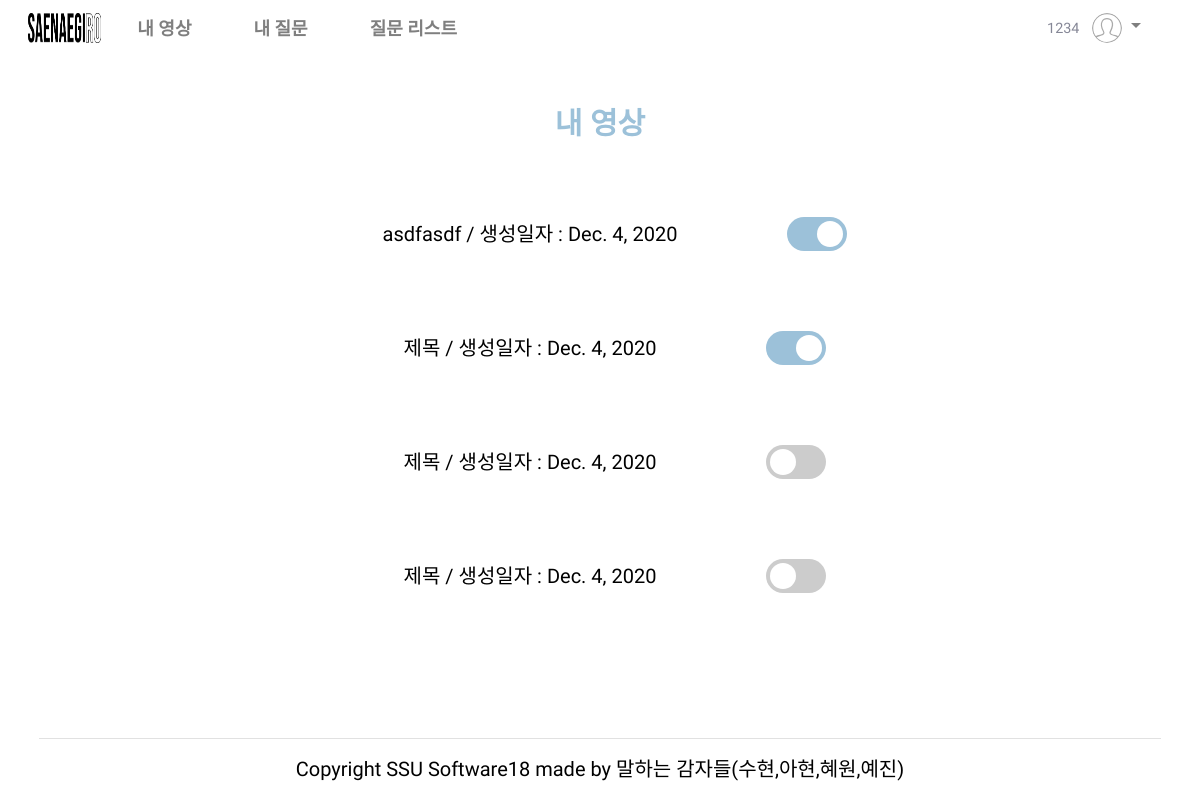
Page /website/myVideo/ (signed in) on the committed database.
### website/models.py (models this page shows, shortened)
class Report(models.Model):  # 수정필요
    id = models.AutoField(
        primary_key=True,
        unique=True,
        editable=False,
        verbose_name='pk'
    )
    title = models.CharField(max_length=100, default='제목', verbose_name='제목')
    question1 = models.CharField(max_length=50000, blank=True, null=True, verbose_name='질문1')
    question2 = models.CharField(max_length=50000, blank=True, null=True, verbose_name='질문2')
    question3 = models.CharField(max_length=50000, blank=True, null=True, verbose_name='질문3')
    video1 = models.FileField(blank=True, null=True, upload_to="videos",verbose_name='영상1')
    video2 = models.FileField(blank=True, null=True, upload_to="videos",verbose_name='영상2')
    video3 = models.FileField(blank=True, null=True, upload_to="videos",verbose_name='영상3')
    audio1 = models.FileField(blank=True, null=True, upload_to="videos",verbose_name='음성1')
    audio2 = models.FileField(blank=True, null=True, upload_to="videos",verbose_name='음성2')
    audio3 = models.FileField(blank=True, null=True, upload_to="videos",verbose_name='음성3')
    script1 = models.CharField(max_length=50000, blank=True, null=True, verbose_name='스크립트1')
    script2 = models.CharField(max_length=50000, blank=True, null=True, verbose_name='스크립트2')
    script3 = models.CharField(max_length=50000, blank=True, null=True, verbose_name='스크립트3')
    adverb1 = jsonfield.JSONField()
    adverb2 = jsonfield.JSONField()
    adverb3 = jsonfield.JSONField()
    repetition1 = jsonfield.JSONField()
    repetition2 = jsonfield.JSONField()
    repetition3 = jsonfield.JSONField()
    speed1 = models.FloatField(blank=True, null=True, verbose_name='말하기 속도1')
    speed2 = models.FloatField(blank=True, null=True, verbose_name='말하기 속도2')
    speed3 = models.FloatField(blank=True, null=True, verbose_name='말하기 속도3')
    sCorrect1 = models.CharField(max_length=10000, blank=True, null=True,  verbose_name='말하기 속도1')
    sCorrect2 = models.CharField(max_length=10000, blank=True, null=True,  verbose_name='말하기 속도2')
    sCorrect3 = models.CharField(max_length=10000, blank=True, null=True,  verbose_name='말하기 속도3')
    comment1 = models.CharField(max_length=10000, blank=True, null=True, verbose_name='댓글1')
    comment2 = models.CharField(max_length=10000, blank=True, null=True, verbose_name='댓글2')
    comment3 = models.CharField(max_length=10000, blank=True, null=True, verbose_name='댓글3')
    pub_date = models.DateField(auto_now_add=True, verbose_name='날짜')
    student = models.ForeignKey(User, on_delete=models.CASCADE)
    teacher = models.ForeignKey(Teacher,null=True, blank=True, on_delete=models.CASCADE)
    share = models.BooleanField(default=False, verbose_name='공유')

### website/views.py (the view)
# urls.py: path('myVideo/', views.myVideo, name='myVideo'),
@csrf_exempt
def myVideo(request):
    try:
        print(request.session.get('user'))
        report = Report.objects.filter(student=request.session.get('user'))
        return render(request, 'myVideo.html', {'video' : report})
    except:
        return redirect(reverse('website:studentHome'))

### website/templates/myVideo.html (shortened to what this page needs)
{% extends 'stu_template.html' %}
{% load static %}
{% block content %}
<link href="{% static 'css/myVideo.css' %}" rel="stylesheet">
<div class="myVideo-page">
    <h1>내 영상</h1>
    <div class="form">
        <div class="info">
            {% for i in video %}
            <div class="content">
                <p id="info"><a href="{% url 'website:myVideoDetail' reportID=i.id %}">{{ i.title }} / 생성일자 : {{i.pub_date}}</a>
                </p>
                {% if i.share == True %}
                <label class="switch">
                    <span class="slider round"></span>
                </label>
                {% else %}
                <label class="switch">
                    <span class="sliderF round"></span>
                </label>
                {% endif %}
            </div>
            {% endfor %}
        </div>
    </div>
</div>
{% endblock %}

### website/static/css/intro.css (style rules this page uses)
html, body { height: 100%; font-family: 'Nanum Gothic', sans-serif; }
h1, h2, h3, h4, h5, h6 { margin-bottom: 10px; color: #111111; font-family: 'Nanum Gothic', sans-serif; width: 100%; }
h1 { font-weight: 800; font-size: 70px; }
p { font-size: 20px; font-family: 'Nanum Gothic', sans-serif; color: #000000; font-weight: 400; line-height: 24px; margin: 0 0 15px 0; }
a { color: #000000; text-decoration: none; }

### website/static/css/myVideo.css (style rules this page uses)
h1 { color: #9CC1D9; font-family: 'Nanum Gothic', sans-serif; padding: 50px 0 20px 0; font-size: 30px; text-align: center; }
.content { display: table; margin: 30px auto 30px auto; }
.content > p { font-family: 'Nanum Gothic', sans-serif; text-align: center; padding: 30px 200px 30px 30px; margin: 0 -40px 0 0px; font-size: 20px; float: left; }
.switch { position: relative; display: inline-block; width: 60px; height: 34px; vertical-align:middle; float: left; margin-top: 25px; margin-left: -50px; }
.sliderF { position: absolute; cursor: pointer; top: 0; left: 0; right: 0; bottom: 0; background-color: #ccc; -webkit-transition: .4s; transition: .4s; }
.sliderF:before { position: absolute; content: ""; height: 26px; width: 26px; left: 4px; bottom: 4px; background-color: white; -webkit-transition: .4s; transition: .4s; }
.sliderF.round { border-radius: 34px; }
.sliderF.round:before { border-radius: 50%; }
.slider { position: absolute; cursor: pointer; top: 0; left: 0; right: 0; bottom: 0; background-color: #9CC1D9; -webkit-transition: .4s; transition: .4s; }
.slider:before { position: absolute; content: ""; height: 26px; width: 26px; left: 4px; bottom: 4px; background-color: white; -webkit-transform: translateX(26px); -ms-transform: translateX(26px); transform: translateX(26px); }
.slider.round { border-radius: 34px; }
.slider.round:before { border-radius: 50%; }
a { color: #000000; text-decoration: none; }

### rows in the picture
Report: title "asdfasdf", pub_date "Dec. 4, 2020"
Report: title "제목", pub_date "Dec. 4, 2020"
Report: title "제목", pub_date "Dec. 4, 2020"
Report: title "제목", pub_date "Dec. 4, 2020"

### other values in the picture
{{ request.session.user }} "1234"
